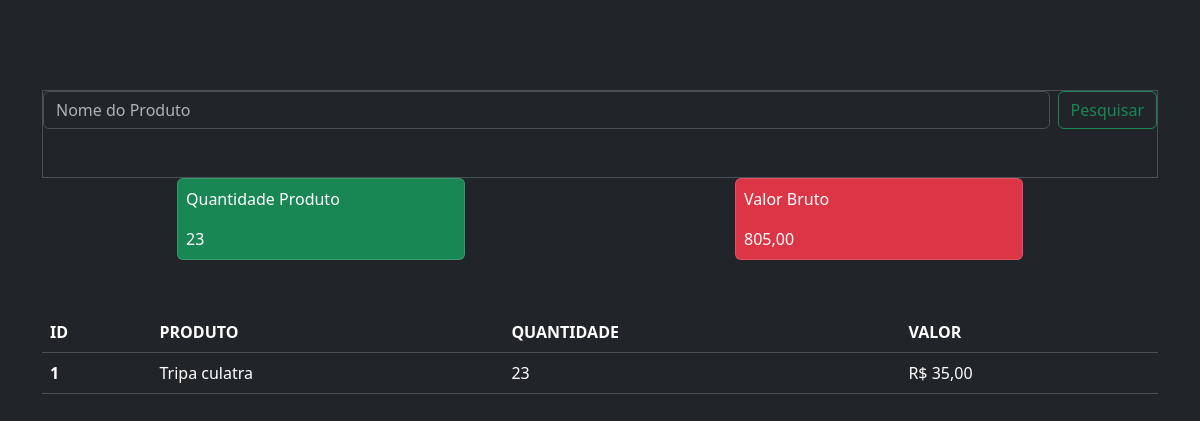
The page /estoque_toninho/ on the database its author committed.
### carroestoque/models.py (models this page shows, shortened)
class EstoqueCarroToninho(models.Model):
    produto = models.ForeignKey(Produto, on_delete=models.CASCADE)
    quantidade = models.IntegerField(default=0)
    valor = models.DecimalField(max_digits=7 , decimal_places=2, blank=True, null=True ,default=0.00)
    data_entrada = models.DateTimeField(auto_now_add=True)

### produto/models.py (models this page shows)
class Produto(models.Model):
    produto = models.CharField(max_length=200)
    tipo = models.OneToOneField(Tipo, on_delete=models.CASCADE)
    marca = models.CharField(max_length=100)
    custo = models.DecimalField(decimal_places=2 , max_digits=8)
    preco_venda = models.DecimalField(decimal_places=2 , max_digits=8)
    quantidade = models.IntegerField()
    def __str__(self):
        return f"{self.produto}"

### carroestoque/views.py (the view)
# urls.py: path('estoque_toninho/', EstoqueCarroToninhoView.as_view() ,name='estoque_toninho'),
class EstoqueCarroToninhoView(ListView):
    queryset = EstoqueCarroToninho.objects.all()
    template_name = 'estoque_carro_toninho.html'
    context_object_name = 'car_toninho'
    def get_queryset(self):
        query_toninho = super().get_queryset()
        search_toninho = self.request.GET.get('carro_toninho')
        if search_toninho:
            query_toninho = query_toninho.filter(produto__produto__icontains = search_toninho)
        return query_toninho
    def get_context_data(self, **kwargs):
        context = super().get_context_data(**kwargs)
        context['title'] = 'estoque toninho'
        context['custo'] = get_metricas_toninho()
        return context

### carroestoque/metrica.py (called while the page is built)
def get_metricas_toninho():
    prod_carro = EstoqueCarroToninho.objects.all()
    custo_de_estoque = sum(produto.valor * produto.quantidade for produto in prod_carro)
    valor_bruto = sum(produto.valor * produto.quantidade for produto in prod_carro)
    quantidade_total = sum(produto.quantidade for produto in prod_carro)
    return dict(
        custo_de_estoque = number_format(custo_de_estoque, decimal_pos=2, force_grouping=True),
        quantidade_total = quantidade_total,
    )

### carroestoque/templates/estoque_carro_toninho.html (shortened to what this page needs)
{% extends "base.html" %}
{% block content %}
<div class="container">
  <div class="border">
    <form class="d-flex mb-5" role="search" method="get">
      <input class="form-control me-2" type="search" placeholder="Nome do Produto" aria-label="Search" name="carro_toninho">
      <button class="btn btn-outline-success" type="submit">Pesquisar</button>
    </form>
  </div>
  <div>
    {% include "partials/_metrica_adm_vendedor_toninho.html" %}
  </div>
  <table class="table">
    <thead>
      <tr>
        <th scope="col">ID</th>
        <th scope="col">PRODUTO</th>
        <th scope="col">QUANTIDADE</th>
        <th scope="col">VALOR</th>
      </tr>
    </thead>
    <tbody>
      {% for toninho in car_toninho %}
        <tr>
          <th scope="row">{{toninho.id}}</th>
          <td>{{toninho.produto}}</td>
          <td>{{toninho.quantidade}}</td>
          <td>R$ {{toninho.valor}}</td>
        </tr>
      {% endfor %}
    </tbody>
  </table>
</div>
{% endblock %}

### static/css/tabela.css (style rules this page uses)
thead tr { position: sticky; top: 20vh; }

### rows shown on the page
EstoqueCarroToninho: id "1", produto "Tripa culatra", quantidade "23", valor "35,00"

### other values the page prints
{{ custo.quantidade_total }} "23"
{{ custo.custo_de_estoque }} "805,00"
